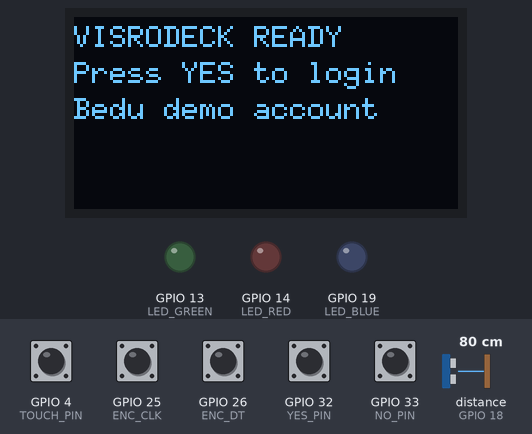
This sketch was run on a simulated ESP32. On the bench: 128×64 one-colour display, output pins drawn as LEDs (lit = HIGH). Wiring (inferred from the names in the program): ultrasonic range finder: trigger GPIO 5; echo GPIO 18. The test bench sets the inputs (shaded band); at power-on: GPIO 25 (ENC_CLK), GPIO 26 (ENC_DT), GPIO 32 (YES_PIN), GPIO 33 (NO_PIN) HIGH, GPIO 4 (TOUCH_PIN) LOW, distance to the obstacle (sensor on GPIO 18) 80 cm. The echo pulse lasts 58.3 µs per cm; WiFi joins after 1.5 s; servers stay silent unless stated; pins used as bus, display or sensor lines are not drawn; what the sketch prints to the serial monitor is not drawn.

Above: at 1.2 s.
1.3 s: GPIO 32 (YES_PIN) pulled LOW for 0.15 s
At 3.4 s:
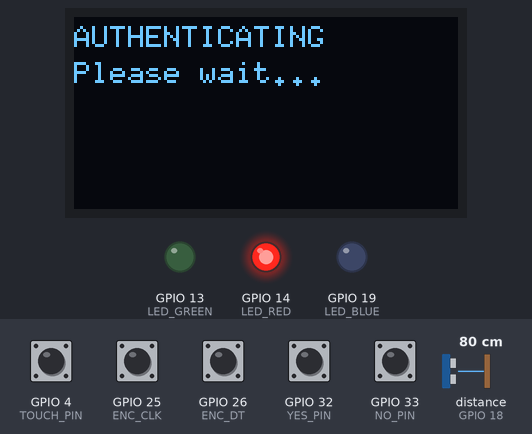
7.2 s: GPIO 32 (YES_PIN) pulled LOW for 1 s
At 7.9 s:
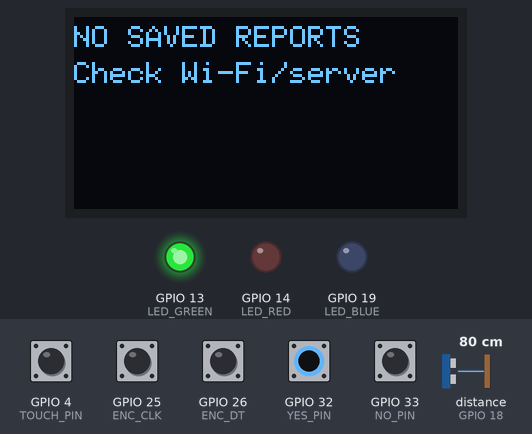
11.6 s: GPIO 33 (NO_PIN) pulled LOW for 1 s
At 12.5 s:
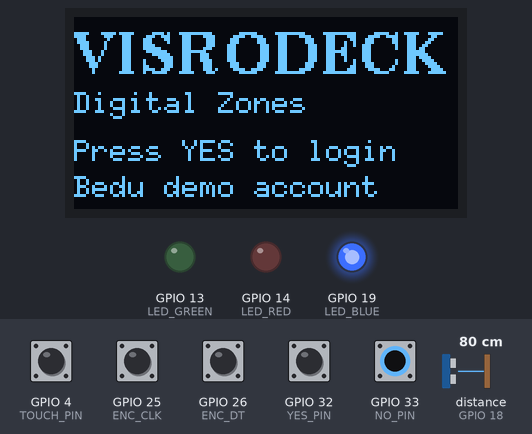
15.6 s: GPIO 32 (YES_PIN) pulled LOW for 3.2 s
At 17.8 s:
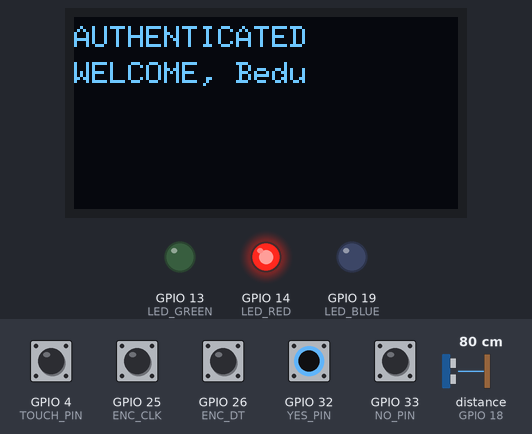
Timing chart, 0 to 20.1 s (numbered marks = the images above; inputs shaded):
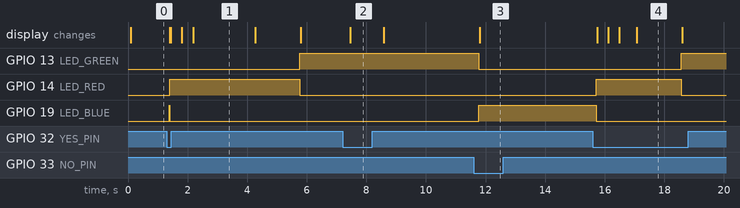

The sketch:

visrodeck_kiosk.ino
```cpp
#include <WiFi.h>
#include <HTTPClient.h>
#include <Wire.h>
#include <U8g2lib.h> // Generic display library; this constructor targets SSD1306 128x64 I2C.
#include <ArduinoJson.h> // ArduinoJson 6 or 7
// --------------------------- Kiosk configuration --------------------------
const char *WIFI_SSID = "AICTechno@Guest";
const char *WIFI_PASSWORD = "Guest@aic#1126";
const char *SERVER_BASE_URL = "http://10.10.131.182:8000"; // Laptop's current Wi-Fi IP and server port.
// The included laptop server uses the case-sensitive ID "Bedu".
const char *PATIENT_ID = "Bedu";
const int APPROACH_DISTANCE_CM = 60;

// ------------------------------- Pinout -----------------------------------
constexpr uint8_t OLED_SDA = 21, OLED_SCL = 22;
constexpr uint8_t TRIG_PIN = 5, ECHO_PIN = 18, TOUCH_PIN = 4;
constexpr bool TOUCH_ACTIVE_HIGH = true; // TTP223 default; set false if its AHLB pad selects active-low.
constexpr bool TOUCH_LOGIN_ENABLED = false; // Demo login uses the existing YES button instead.
constexpr uint8_t ENC_CLK = 25, ENC_DT = 26, ENC_SW = 27;
constexpr uint8_t YES_PIN = 32, NO_PIN = 33;
constexpr uint8_t LED_RED = 14, LED_GREEN = 13, LED_BLUE = 19;
constexpr uint8_t OLED_ADDR = 0x3C;
constexpr uint32_t AWAY_APPROACH_MS = 5000;
constexpr uint32_t BUTTON_DEBOUNCE_MS = 35;
constexpr size_t MAX_RECORDS = 20;

U8G2_SSD1306_128X64_NONAME_F_HW_I2C display(U8G2_R2, U8X8_PIN_NONE); // Rotate the complete OLED image 180 degrees.

struct Record {
  String date, doctor, diagnosis, notes, medicineName, dosage, frequency, duration;
  int id = -1;
  bool isDemo = false;
};
Record records[MAX_RECORDS];
size_t recordCount = 0;
bool serverUnavailable = false;

enum KioskState { STATE_IDLE, STATE_APPROACH, STATE_AUTHENTICATING, STATE_BROWSE };
KioskState state = STATE_IDLE;
bool confirmView = false;
size_t selectedItem = 0; // reports, followed by print-history and refresh items
uint32_t farSince = 0;
bool touchWasHigh = false;
bool touchRawInitialized = false;
bool touchLastRawHigh = false;
uint32_t lastDistanceRead = 0;
int filteredDistance = -1;
int lastPingCm[3] = {-1, -1, -1};
uint8_t consecutiveNoEchoSets = 0;
bool sensorHasValidReading = false;
bool sensorWarningVisible = false;

// Encoder transitions are decoded in an ISR using a complete Gray-code table.
volatile int32_t encoderSteps = 0;
volatile uint8_t encoderPrevious = 0;
portMUX_TYPE encoderMux = portMUX_INITIALIZER_UNLOCKED;
const int8_t QUADRATURE[16] = {0, -1, 1, 0, 1, 0, 0, -1, -1, 0, 0, 1, 0, 1, -1, 0};

struct DebouncedButton {
  uint8_t pin;
  bool stable = HIGH;
  bool lastRaw = HIGH;
  uint32_t changedAt = 0;
  void begin() { pinMode(pin, INPUT_PULLUP); stable = lastRaw = digitalRead(pin); }
  bool pressed() {
    bool raw = digitalRead(pin);
    uint32_t now = millis();
    if (raw != lastRaw) { lastRaw = raw; changedAt = now; }
    if (raw != stable && now - changedAt >= BUTTON_DEBOUNCE_MS) {
      stable = raw;
      return stable == LOW;
    }
    return false;
  }
};
DebouncedButton yesButton{YES_PIN}, noButton{NO_PIN};

void IRAM_ATTR encoderISR() {
  uint8_t current = (digitalRead(ENC_CLK) << 1) | digitalRead(ENC_DT);
  uint8_t transition = (encoderPrevious << 2) | current;
  portENTER_CRITICAL_ISR(&encoderMux);
  encoderSteps += QUADRATURE[transition];
  encoderPrevious = current;
  portEXIT_CRITICAL_ISR(&encoderMux);
}

void setLeds(bool red, bool green, bool blue) {
  digitalWrite(LED_RED, red); digitalWrite(LED_GREEN, green); digitalWrite(LED_BLUE, blue);
}

void showLines(const String &a, const String &b = "", const String &c = "", const String &d = "") {
  display.clearBuffer();
  display.setFont(u8g2_font_6x10_tf);
  display.drawStr(0, 10, a.c_str());
  if (b.length()) display.drawStr(0, 22, b.c_str());
  if (c.length()) display.drawStr(0, 34, c.c_str());
  if (d.length()) display.drawStr(0, 46, d.c_str());
  display.sendBuffer();
}

void showBranding() {
  display.clearBuffer();
  display.setFont(u8g2_font_ncenB14_tr);
  display.drawStr(0, 19, "VISRODECK");
  display.setFont(u8g2_font_6x10_tf);
  display.drawStr(0, 32, "Digital Zones");
  display.drawStr(0, 48, "Press YES to login");
  display.drawStr(0, 60, "Bedu demo account");
  display.sendBuffer();
}

void showIdleScreen() {
  showLines("VISRODECK READY", "Press YES to login", "Bedu demo account");
}

void setState(KioskState next) {
  state = next;
  if (next == STATE_IDLE) {
    setLeds(false, false, false);
    display.setPowerSave(0);
    sensorWarningVisible = false;
    showIdleScreen();
    confirmView = false; selectedItem = 0; farSince = 0;
  } else {
    display.setPowerSave(0);
    sensorWarningVisible = false;
    if (next == STATE_APPROACH) { setLeds(false, false, true); showBranding(); }
    if (next == STATE_BROWSE) { setLeds(false, true, false); confirmView = false; }
  }
}

int readDistanceOnce() {
  digitalWrite(TRIG_PIN, LOW); delayMicroseconds(3);
  digitalWrite(TRIG_PIN, HIGH); delayMicroseconds(10); digitalWrite(TRIG_PIN, LOW);
  // 30 ms covers the HC-SR04's practical range. pulseIn returns 0 on timeout.
  uint32_t duration = pulseIn(ECHO_PIN, HIGH, 30000UL);
  if (duration == 0) return -1;
  int cm = (int)(duration * 0.0343f / 2.0f);
  return (cm >= 2 && cm <= 400) ? cm : -1;
}

// Median of valid pings. One or two missed pings retain the last distance;
// repeated no-echo cycles become out-of-range after about one second.
int readFilteredDistance() {
  int values[3], n = 0;
  for (int i = 0; i < 3; ++i) {
    int d = readDistanceOnce();
    lastPingCm[i] = d;
    if (d > 0) values[n++] = d;
    // HC-SR04 recommends at least 60 ms between trigger pulses.
    if (i < 2) delay(60);
  }
  if (!n) {
    if (consecutiveNoEchoSets < 255) ++consecutiveNoEchoSets;
    return (consecutiveNoEchoSets >= 4) ? 450 : filteredDistance;
  }
  consecutiveNoEchoSets = 0;
  for (int i = 0; i < n; ++i) for (int j = i + 1; j < n; ++j)
    if (values[j] < values[i]) { int t = values[i]; values[i] = values[j]; values[j] = t; }
  filteredDistance = values[n / 2];
  return filteredDistance;
}

bool connectWiFi(uint32_t timeoutMs = 9000) {
  if (WiFi.status() == WL_CONNECTED) return true;
  WiFi.mode(WIFI_STA); WiFi.begin(WIFI_SSID, WIFI_PASSWORD);
  uint32_t started = millis();
  while (WiFi.status() != WL_CONNECTED && millis() - started < timeoutMs) delay(100);
  if (WiFi.status() == WL_CONNECTED) {
    Serial.printf("[WiFi] connected ip=%s gateway=%s\n",
      WiFi.localIP().toString().c_str(), WiFi.gatewayIP().toString().c_str());
  } else {
    Serial.printf("[WiFi] connect failed status=%d\n", WiFi.status());
  }
  return WiFi.status() == WL_CONNECTED;
}

bool fetchRecords() {
  recordCount = 0;
  if (!connectWiFi()) { serverUnavailable = true; return false; }
  HTTPClient http;
  String url = String(SERVER_BASE_URL) + "/api/patient/" + PATIENT_ID + "/records";
  http.setTimeout(5000);
  if (!http.begin(url)) { serverUnavailable = true; return false; }
  int code = http.GET();
  Serial.printf("[API] GET records -> HTTP %d\n", code);
  if (code != HTTP_CODE_OK) { http.end(); serverUnavailable = true; return false; }
  DynamicJsonDocument doc(16384);
  DeserializationError err = deserializeJson(doc, http.getString());
  http.end();
  if (err || !doc["records"].is<JsonArray>()) { serverUnavailable = true; return false; }
  JsonArray arr = doc["records"].as<JsonArray>();
  recordCount = 0;
  for (JsonObject item : arr) {
    if (recordCount >= MAX_RECORDS) break;
    Record &r = records[recordCount++];
    r.date = item["date"] | ""; r.doctor = item["doctor"] | "";
    r.diagnosis = item["diagnosis"] | ""; r.notes = item["notes"] | "";
    r.id = item["id"] | -1;
    String source = item["source"] | "";
    r.isDemo = source == "demo";
    r.medicineName = "No medicine listed"; r.dosage = ""; r.frequency = ""; r.duration = "";
    JsonArray meds = item["medicines"].as<JsonArray>();
    if (!meds.isNull() && meds.size()) {
      JsonObject med = meds[0];
      r.medicineName = med["name"] | "Medicine"; r.dosage = med["dosage"] | "";
      r.frequency = med["frequency"] | ""; r.duration = med["duration"] | "";
    }
  }
  serverUnavailable = false;
  return true;
}

String shortText(String s, size_t maxChars) {
  s.replace('\n', ' ');
  if (s.length() > maxChars) return s.substring(0, maxChars - 1) + "~";
  return s;
}

void drawBrowse() {
  if (confirmView) {
    showLines("Print this slip?", "YES: print", "NO: go back"); return;
  }
  if (!recordCount) {
    showLines("NO SAVED REPORTS", serverUnavailable ? "Server unavailable" : "History is empty", "YES: retry sync", "NO: log out"); return;
  }
  if (selectedItem == recordCount) {
    showLines("MENU", "[PRINT HISTORY]", "YES: print all", "NEXT: refresh"); return;
  }
  if (selectedItem == recordCount + 1) {
    showLines("MENU", "[REFRESH RECORDS]", "YES: sync latest", "NO: log out"); return;
  }
  Record &r = records[selectedItem];
  showLines(String(selectedItem + 1) + "/" + String(recordCount) + (r.isDemo ? " DEMO" : ""),
    shortText(r.date + " " + r.diagnosis, 21),
    shortText(r.medicineName + " " + r.dosage, 21),
    shortText(r.frequency + " " + r.duration, 21));
}

bool postSlip(bool allHistory, size_t index) {
  if (serverUnavailable || !connectWiFi()) return false;
  HTTPClient http;
  http.setTimeout(7000);
  if (!http.begin(String(SERVER_BASE_URL) + "/api/print-slip")) return false;
  http.addHeader("Content-Type", "application/json");
  // This workspace's server uses case-sensitive "Bedu" and record_ids.
  // Its print-slip endpoint does not accept record_index.
  String body = String("{\"patient_id\":\"") + PATIENT_ID + "\",\"record_ids\":[";
  bool first = true;
  if (allHistory) {
    for (size_t i = 0; i < recordCount; ++i) if (records[i].id >= 0) {
      if (!first) body += ","; body += String(records[i].id); first = false;
    }
  } else if (index < recordCount && records[index].id >= 0) {
    body += String(records[index].id); first = false;
  }
  body += "]}";
  if (first) { http.end(); return false; }
  int code = http.POST(body); http.end();
  return code >= 200 && code < 300;
}

void showPrintResult(bool success) {
  if (success) {
    setLeds(false, true, false); showLines("Slip sent to", "desk printer!");
  } else showLines("Print unavailable", "Check Wi-Fi/server");
  delay(2000);
  setLeds(false, true, false);
}

void beginAuthentication() {
  setState(STATE_AUTHENTICATING); setLeds(true, false, false);
  for (int i = 0; i < 3; ++i) {
    String dots = ""; for (int j = 0; j <= i; ++j) dots += ".";
    showLines("AUTHENTICATING", String("Please wait") + dots);
    delay(350);
  }
  fetchRecords();
  setLeds(true, false, false); showLines("AUTHENTICATED", "WELCOME, Bedu"); delay(1500);
  selectedItem = 0; confirmView = false; setState(STATE_BROWSE); drawBrowse();
}

void setup() {
  Serial.begin(115200);
  pinMode(TRIG_PIN, OUTPUT); pinMode(ECHO_PIN, INPUT);
  pinMode(TOUCH_PIN, TOUCH_ACTIVE_HIGH ? INPUT_PULLDOWN : INPUT_PULLUP);
  digitalWrite(TRIG_PIN, LOW);
  pinMode(LED_RED, OUTPUT); pinMode(LED_GREEN, OUTPUT); pinMode(LED_BLUE, OUTPUT);
  pinMode(ENC_CLK, INPUT_PULLUP); pinMode(ENC_DT, INPUT_PULLUP); pinMode(ENC_SW, INPUT_PULLUP);
  yesButton.begin(); noButton.begin();
  Wire.begin(OLED_SDA, OLED_SCL);
  Serial.println("[OLED] I2C scan:");
  bool i2cDeviceFound = false;
  for (uint8_t address = 1; address < 127; ++address) {
    Wire.beginTransmission(address);
    if (Wire.endTransmission() == 0) {
      Serial.printf("[OLED] I2C device at 0x%02X\n", address);
      i2cDeviceFound = true;
    }
  }
  if (!i2cDeviceFound) Serial.println("[OLED] no I2C devices found on GPIO21/22");
  display.setI2CAddress(OLED_ADDR << 1); // U8g2 accepts the 8-bit form of 0x3C.
  display.begin();
  display.setFlipMode(1); // Explicit 180-degree controller flip in addition to R2 drawing rotation.
  Serial.println("[OLED] firmware orientation=180");
  display.setPowerSave(0);
  showLines("VISRODECK", "OLED ready", "Checking HC-SR04...");
  encoderPrevious = (digitalRead(ENC_CLK) << 1) | digitalRead(ENC_DT);
  attachInterrupt(digitalPinToInterrupt(ENC_CLK), encoderISR, CHANGE);
  attachInterrupt(digitalPinToInterrupt(ENC_DT), encoderISR, CHANGE);
  setState(STATE_IDLE);
}

void loop() {
  uint32_t now = millis();
  if (now - lastDistanceRead >= 300) {
    lastDistanceRead = now;
    int distance = readFilteredDistance();
    Serial.printf("[HC-SR04] pings=%d,%d,%d cm filtered=%d cm\n",
      lastPingCm[0], lastPingCm[1], lastPingCm[2], distance);
    if (distance >= 0) {
      if (distance <= 400) sensorHasValidReading = true;
      if (distance <= APPROACH_DISTANCE_CM) farSince = 0;
      else if (!farSince) farSince = now;
    }
    if (state == STATE_IDLE && distance > 400) {
      display.setPowerSave(0);
      if (!sensorWarningVisible) {
        showLines("HC-SR04 no echo", "TRIG: GPIO5", "ECHO: GPIO18", "Check 5V/GND/divider");
        sensorWarningVisible = true;
      }
    } else if (state == STATE_IDLE && distance >= 0 && distance <= APPROACH_DISTANCE_CM) {
      setState(STATE_APPROACH);
    } else if (state == STATE_IDLE && distance > APPROACH_DISTANCE_CM && distance < 400) {
      if (sensorWarningVisible) showIdleScreen();
      sensorWarningVisible = false;
    }
    if (state == STATE_APPROACH && farSince && now - farSince >= AWAY_APPROACH_MS) setState(STATE_IDLE);
  }

  // Let a touch signal start demo login even if the ultrasonic sensor has no echo.
  // INPUT_PULLDOWN keeps an unconnected GPIO4 from floating HIGH.
  bool touchLevelHigh = digitalRead(TOUCH_PIN) == HIGH;
  if (!touchRawInitialized || touchLevelHigh != touchLastRawHigh) {
    Serial.printf("[TOUCH] GPIO4 raw=%s\n", touchLevelHigh ? "HIGH" : "LOW");
    touchLastRawHigh = touchLevelHigh;
    touchRawInitialized = true;
  }
  bool touchActive = TOUCH_ACTIVE_HIGH ? touchLevelHigh : !touchLevelHigh;
  if (state == STATE_IDLE || state == STATE_APPROACH) {
    bool buttonLogin = yesButton.pressed();
    bool touchLogin = TOUCH_LOGIN_ENABLED && touchActive && !touchWasHigh;
    if (buttonLogin || touchLogin) {
      if (state == STATE_IDLE) setState(STATE_APPROACH);
      Serial.printf("[LOGIN] start via %s\n", buttonLogin ? "YES button" : "touch sensor");
      beginAuthentication();
    }
  }
  touchWasHigh = touchActive;

  if (state == STATE_BROWSE) {
    int32_t steps;
    portENTER_CRITICAL(&encoderMux); steps = encoderSteps; encoderSteps = 0; portEXIT_CRITICAL(&encoderMux);
    if (steps) {
      int direction = (steps > 0) ? 1 : -1;
      int32_t count = abs(steps);
      size_t itemCount = recordCount ? recordCount + 2 : 1;
      while (count--) {
        if (direction > 0) {
          if (selectedItem + 1 < itemCount) ++selectedItem;
        } else if (selectedItem > 0) {
          --selectedItem;
        }
      }
      Serial.printf("[ENCODER] steps=%ld selection=%u/%u\n",
        (long)steps, (unsigned)(selectedItem + 1), (unsigned)itemCount);
      drawBrowse();
    }
    bool yes = yesButton.pressed(), no = noButton.pressed();
    if (no) {
      if (confirmView) { confirmView = false; drawBrowse(); }
      else { setState(STATE_APPROACH); farSince = 0; }
    } else if (yes) {
      if (confirmView) {
        bool ok = postSlip(false, selectedItem); confirmView = false; showPrintResult(ok); drawBrowse();
      } else if (!recordCount) {
        bool ok = fetchRecords(); selectedItem = 0;
        showLines(ok && recordCount ? "REPORTS SYNCED" : "NO SAVED REPORTS",
          serverUnavailable ? "Check Wi-Fi/server" : "History is empty");
        delay(1100); drawBrowse();
      } else if (selectedItem == recordCount) {
        bool ok = postSlip(true, 0); showPrintResult(ok); drawBrowse();
      } else if (selectedItem == recordCount + 1) {
        bool ok = fetchRecords(); selectedItem = 0;
        showLines(ok ? "REPORTS SYNCED" : "SYNC FAILED",
          serverUnavailable ? "Check Wi-Fi/server" : "Newest report loaded");
        delay(1100); drawBrowse();
      } else { confirmView = true; drawBrowse(); }
    }
  }
  delay(5);
}
```

Measured:
- after the input at 1.3 s, GPIO 13 (LED_GREEN): LOW → HIGH after 4.5 s; GPIO 14 (LED_RED): LOW → HIGH after 0.11 s, → LOW 4.4 s later; GPIO 19 (LED_BLUE): LOW → HIGH after 0.08 s, → LOW 0.03 s later; the display: first changes after 0.11 s (image 1 shows a later state)
- after the input at 7.2 s, the display: changes after 0.27 s (image 2)
- after the input at 11.6 s, GPIO 13 (LED_GREEN): HIGH → LOW after 0.18 s; GPIO 19 (LED_BLUE): LOW → HIGH after 0.18 s; the display: changes after 0.20 s (image 3)
- after the input at 15.6 s, GPIO 13 (LED_GREEN): LOW → HIGH after 3.0 s; GPIO 14 (LED_RED): LOW → HIGH after 0.12 s, → LOW 2.9 s later; GPIO 19 (LED_BLUE): HIGH → LOW after 0.12 s instead of 1.6 s; the display: first changes after 0.14 s (image 4 shows a later state)
- what the display in image 1 shows lasts 2.1 s, from 2.2 s to 4.3 s
